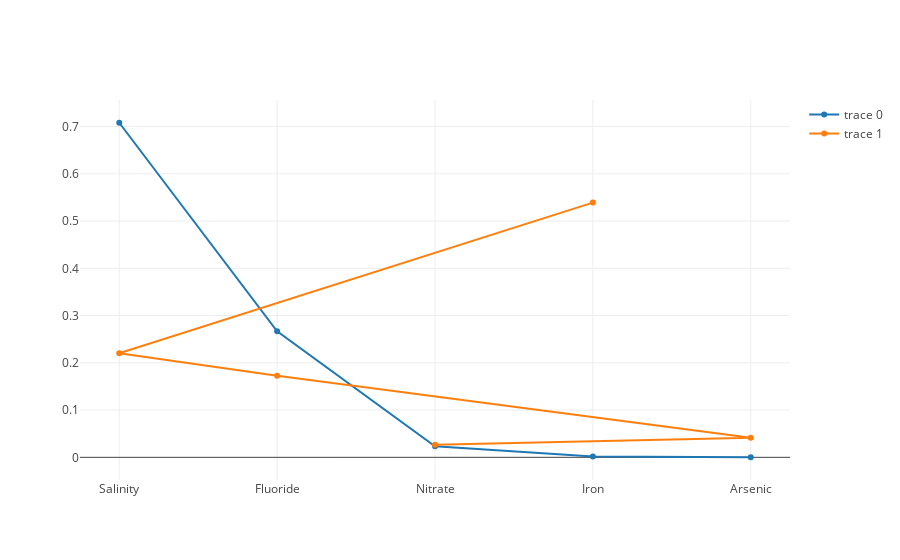

The code cell stored with this chart in its notebook:
### Code cell
iplot([Scatter(x=rajasthan_stats.keys(), y=rajasthan_stats),
      Scatter(x=probabilities.keys(), y=probabilities)])

### Figure 1 — Plotly figure (JSON) as saved in the notebook; plotly's stock layout.template omitted (floating-point values rounded to 4 significant figures)
{"data": [{"type": "scatter", "x": ["Salinity", "Fluoride", "Nitrate", "Iron", "Arsenic"], "y": [0.708, 0.2668, 0.02335, 0.001721, 0.0001871]}, {"type": "scatter", "x": ["Iron", "Salinity", "Fluoride", "Arsenic", "Nitrate"], "y": [0.539, 0.2204, 0.1727, 0.04142, 0.02648]}], "layout": {}}
